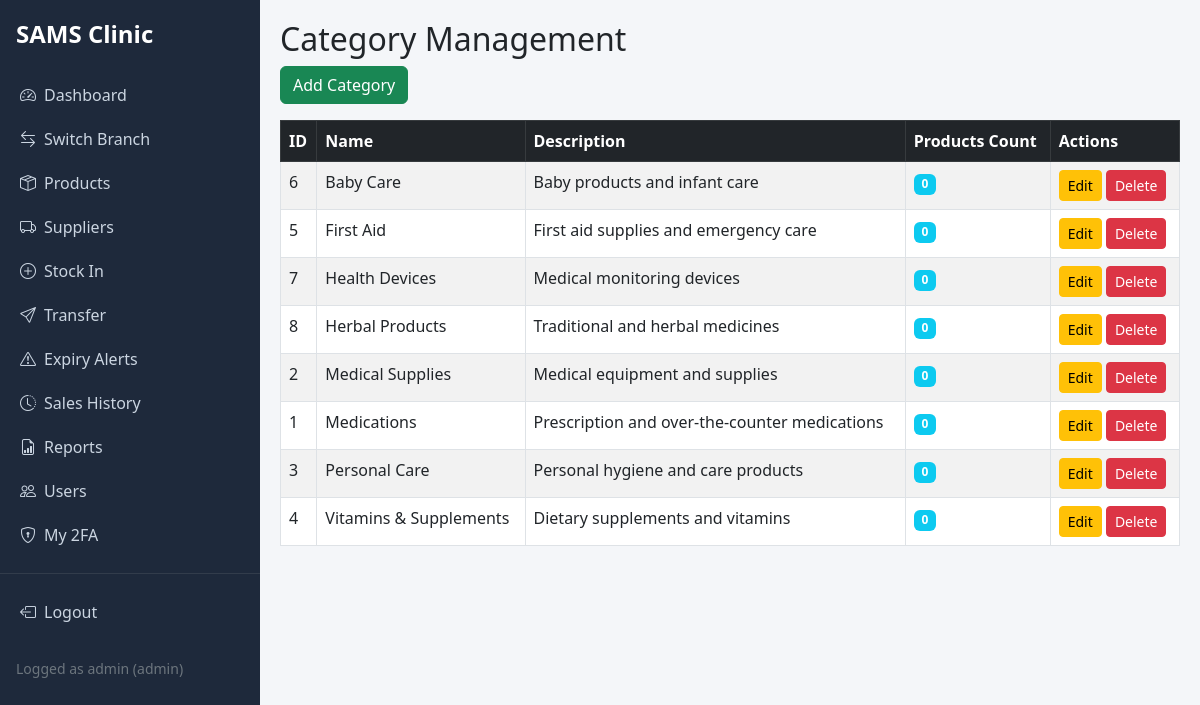
Page /categories (signed in) on the committed database.
### models.py (models this page shows, shortened)
class User(UserMixin, db.Model):
    __tablename__ = 'users'
    id = db.Column(db.Integer, primary_key=True)
    username = db.Column(db.String(50), unique=True, nullable=False)
    password_hash = db.Column(db.String(255), nullable=False)
    role_id = db.Column(db.Integer, db.ForeignKey('roles.id'), nullable=False)
    branch_id = db.Column(db.Integer, db.ForeignKey('branches.id'), nullable=True)
    is_active = db.Column(db.Boolean, default=True)
    totp_secret = db.Column(db.String(32), nullable=True)   # <-- NEW: for 2FA
    sales = db.relationship('Sale', backref='user', lazy=True)
    def is_admin(self):
        return self.role and self.role.name == 'admin'

class Role(db.Model):
    __tablename__ = 'roles'
    id = db.Column(db.Integer, primary_key=True)
    name = db.Column(db.String(20), unique=True, nullable=False)
    users = db.relationship('User', backref='role', lazy=True)

class Category(db.Model):
    __tablename__ = 'categories'
    id = db.Column(db.Integer, primary_key=True)
    name = db.Column(db.String(100), nullable=False)
    description = db.Column(db.Text)
    products = db.relationship('Product', backref='category', lazy=True)

### app.py (the view)
        @login_required
        def wrapped(*args, **kwargs):
            if current_user.role.name not in roles:
                flash('Access denied.')
                return redirect(url_for('dashboard'))
            return f(*args, **kwargs)

### app.py (called while the page is built)
@login_manager.user_loader
def load_user(user_id):
    return User.query.get(int(user_id))

def roles_required(*roles):
    def decorator(f):
        @login_required
        def wrapped(*args, **kwargs):
            if current_user.role.name not in roles:
                flash('Access denied.')
                return redirect(url_for('dashboard'))
            return f(*args, **kwargs)
        wrapped.__name__ = f.__name__
        return wrapped
    return decorator

@app.route('/categories')
@login_required
@roles_required('admin','pharmacist')
def categories():
    categories = Category.query.order_by(Category.name).all()
    return render_template('categories.html', categories=categories)

@app.before_request
def set_default_branch():
    if current_user.is_authenticated and not session.get('active_branch_id') and not current_user.is_admin():
        if current_user.branch:
            session['active_branch_id'] = current_user.branch.id

### templates/categories.html (shortened to what this page needs)
{% extends "layout.html" %}
{% block content %}
<h2>Category Management</h2>
<a href="{{ url_for('add_category') }}" class="btn btn-success mb-3">Add Category</a>
<table class="table table-bordered table-striped">
    <thead class="table-dark">
        <tr><th>ID</th><th>Name</th><th>Description</th><th>Products Count</th><th>Actions</th></tr>
    </thead>
    <tbody>
    {% for category in categories %}
    <tr>
        <td>{{ category.id }}</td>
        <td>{{ category.name }}</td>
        <td>{{ category.description or 'No description' }}</td>
        <td>
            <span class="badge bg-info">{{ category.products|length }}</span>
        </td>
        <td>
            <a href="{{ url_for('edit_category', id=category.id) }}" class="btn btn-sm btn-warning">Edit</a>
            {% if category.products|length == 0 %}
            <button onclick="deleteCategory({{ category.id }})" class="btn btn-sm btn-danger">Delete</button>
            {% else %}
            <button class="btn btn-sm btn-secondary" disabled title="Cannot delete category with products">Delete</button>
            {% endif %}
        </td>
    </tr>
    {% else %}
    <tr><td colspan="5" class="text-center">No categories found.</td></tr>
    {% endfor %}
    </tbody>
</table>
{% endblock %}

### templates/layout.html (shortened to what this page needs)
<!DOCTYPE html>
<html lang="en">
<head>
    <link href="https://cdn.jsdelivr.net/npm/bootstrap@5.3.0/dist/css/bootstrap.min.css" rel="stylesheet">
    <link rel="stylesheet" href="https://cdn.jsdelivr.net/npm/bootstrap-icons@1.11.3/font/bootstrap-icons.css">
    <link rel="stylesheet" href="{{ url_for('static', filename='css/style.css') }}">
</head>
<body>
    {% if current_user.is_authenticated %}
    <div class="sidebar">
        <h4 class="px-3 mb-4 text-white">SAMS Clinic</h4>
        {% if current_user.role.name == 'admin' %}
        <a href="{{ url_for('admin_dashboard') }}" class="{{ 'active' if request.endpoint == 'admin_dashboard' }}"><i class="bi bi-speedometer2 me-2"></i>Dashboard</a>
        <a href="{{ url_for('select_branch') }}" class="{{ 'active' if request.endpoint == 'select_branch' }}"><i class="bi bi-arrow-left-right me-2"></i>Switch Branch</a>
        <a href="{{ url_for('products') }}" class="{{ 'active' if request.endpoint in ['products','add_product','edit_product'] }}"><i class="bi bi-box-seam me-2"></i>Products</a>
        <a href="{{ url_for('suppliers') }}" class="{{ 'active' if request.endpoint in ['suppliers','add_supplier','edit_supplier'] }}"><i class="bi bi-truck me-2"></i>Suppliers</a>
        <a href="{{ url_for('stock_in') }}" class="{{ 'active' if request.endpoint == 'stock_in' }}"><i class="bi bi-plus-circle me-2"></i>Stock In</a>
        <a href="{{ url_for('stock_transfer') }}" class="{{ 'active' if request.endpoint == 'stock_transfer' }}"><i class="bi bi-send me-2"></i>Transfer</a>
        <a href="{{ url_for('expiry_alerts') }}" class="{{ 'active' if request.endpoint == 'expiry_alerts' }}"><i class="bi bi-exclamation-triangle me-2"></i>Expiry Alerts</a>
        <a href="{{ url_for('sales_history') }}" class="{{ 'active' if request.endpoint == 'sales_history' }}"><i class="bi bi-clock-history me-2"></i>Sales History</a>
        <a href="{{ url_for('reports') }}" class="{{ 'active' if request.endpoint == 'reports' }}"><i class="bi bi-file-earmark-bar-graph me-2"></i>Reports</a>
        <a href="{{ url_for('users') }}" class="{{ 'active' if request.endpoint in ['users','add_user'] }}"><i class="bi bi-people me-2"></i>Users</a>
        <a href="{{ url_for('enable_2fa', user_id=current_user.id) }}" class="{{ 'active' if request.endpoint == 'enable_2fa' }}"><i class="bi bi-shield-lock me-2"></i>My 2FA</a>
        {% endif %}
        <hr class="text-secondary">
        <a href="{{ url_for('logout') }}"><i class="bi bi-box-arrow-left me-2"></i>Logout</a>
        <div class="px-3 mt-4 small text-secondary">Logged as {{ current_user.username }} ({{ current_user.role.name }})</div>
    </div>
    {% endif %}
    <div class="main-content">
        {% block content %}{% endblock %}
    </div>
</body>
</html>

### static/css/style.css (style rules this page uses)
body { background: #f4f6f9; }
.sidebar { width: 260px; background: #1e293b; color: white; position: fixed; height: 100vh; padding-top: 20px; }
.sidebar h4 { font-weight: 600; }
.sidebar a { color: #cbd5e1; text-decoration: none; display: block; padding: 10px 20px; }
.main-content { margin-left: 260px; padding: 20px; }
.table thead { background: #1e293b; color: white; }

### rows in the picture
User: username "admin"
Role: role.name "admin"
Category: id "6", name "Baby Care", description "Baby products and infant care", products|length "0"
Category: id "5", name "First Aid", description "First aid supplies and emergency care", products|length "0"
Category: id "7", name "Health Devices", description "Medical monitoring devices", products|length "0"
Category: id "8", name "Herbal Products", description "Traditional and herbal medicines", products|length "0"
Category: id "2", name "Medical Supplies", description "Medical equipment and supplies", products|length "0"
Category: id "1", name "Medications", description "Prescription and over-the-counter medications", products|length "0"
Category: id "3", name "Personal Care", description "Personal hygiene and care products", products|length "0"
Category: id "4", name "Vitamins & Supplements", description "Dietary supplements and vitamins", products|length "0"
